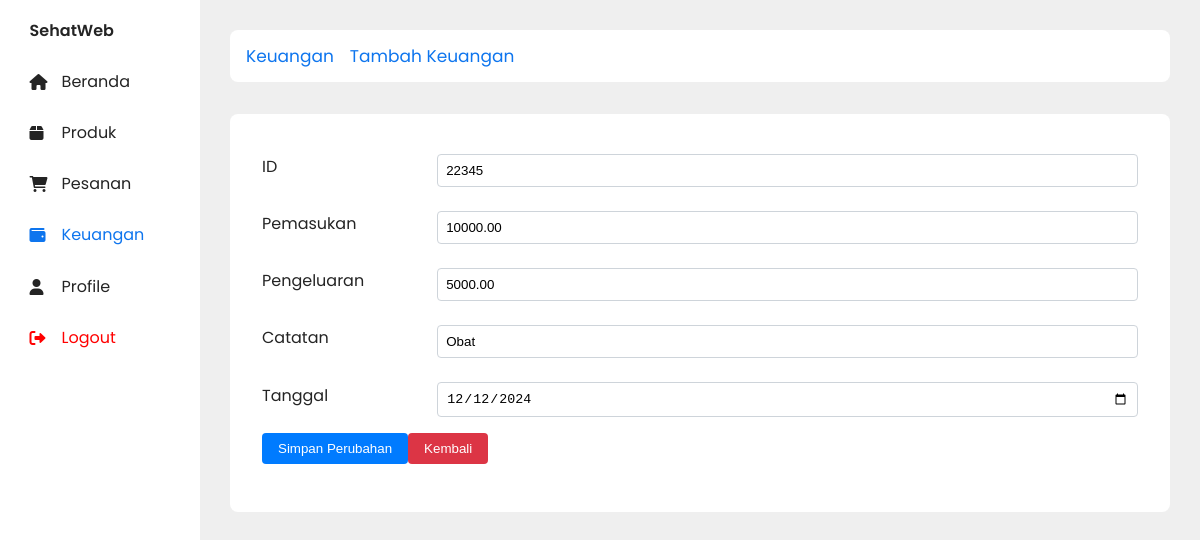
Screenshot of /tambah-keuangan.php?ubah=22345 with the database file from the repository.
### tables this page shows
CREATE TABLE `keuangan` (
  `id` int(11) NOT NULL,
  `pemasukan` decimal(15,2) DEFAULT 0.00,
  `pengeluaran` decimal(15,2) DEFAULT 0.00,
  `hasil` decimal(15,2) GENERATED ALWAYS AS (`pemasukan` - `pengeluaran`) STORED,
  `catatan` varchar(255) DEFAULT NULL,
  `tanggal` date NOT NULL DEFAULT current_timestamp()
);

### tambah-keuangan.php (the view, shortened to what this page needs)
<?php
include 'koneksi.php';
$data_keuangan = null;
if (isset($_GET['ubah'])) {
  $id_keuangan = mysqli_real_escape_string($conn, $_GET['ubah']);
  $query = "SELECT * FROM keuangan WHERE id = '$id_keuangan'";
  $result = mysqli_query($conn, $query);
  if ($result && mysqli_num_rows($result) > 0) {
    $data_keuangan = mysqli_fetch_assoc($result);
  }
}
?>
<!DOCTYPE html>
<html lang="en">
<head>
    <link rel="stylesheet" href="css/kelola.css" />
    <link href="https://cdn.jsdelivr.net/npm/sweetalert2@11.14.5/dist/sweetalert2.min.css" rel="stylesheet">
    <link href="https://cdnjs.cloudflare.com/ajax/libs/font-awesome/6.0.0-beta3/css/all.min.css" rel="stylesheet">
</head>
<body>
    <nav id="sidebar">
        <ul>
            <li>
                <span class="logo">SehatWeb</span>
            </li>
            <li>
                <a href="dashboard.php">
                    <i class="fas fa-home"></i>
                    <span>Beranda</span>
                </a>
            </li>
            <li>
                <a href="produk.php">
                    <i class="fas fa-box"></i>
                    <span>Produk</span>
                </a>
            </li>
            <li>
                <a href="pesanan.php">
                    <i class="fas fa-shopping-cart"></i>
                    <span>Pesanan</span>
                </a>
            </li>
            <li class="active">
                <a href="keuangan.php">
                    <i class="fas fa-wallet"></i>
                    <span>Keuangan</span>
                </a>
            </li>
            <li>
                <a href="profile.php">
                    <i class="fas fa-user"></i>
                    <span>Profile</span>
                </a>
            </li>
            <li>
                <a href="login.php" id="logout-link">
                    <i class="fas fa-sign-out-alt" style="color: #ff0000;"></i>
                    <span style="color: #ff0000;">Logout</span>
                </a>
            </li>
        </ul>
    </nav>
    <main>
        <div class="topnav">
            <a href="#">Keuangan</a>
            <a href="#">Tambah Keuangan</a>
        </div>
        <div class="container">
            <form action="tambah-keuangan.php" method="post" enctype="multipart/form-data">
                <div class="mb-3 row">
                    <label for="id" class="col-sm-2">ID</label>
                    <div class="col-sm-10">
                        <input type="text" name="id" id="id" placeholder="Ex: 12345678"
                            value="<?= isset($data_keuangan['id']) ? htmlspecialchars($data_keuangan['id']) : ''; ?>"
                            required>
                    </div>
                </div>
                <div class="mb-3 row">
                    <label for="pemasukan" class="col-sm-2">Pemasukan</label>
                    <div class="col-sm-10">
                        <input type="text" name="pemasukan" id="pemasukan" placeholder="Pemasukan"
                            value="<?= isset($data_keuangan['pemasukan']) ? htmlspecialchars($data_keuangan['pemasukan']) : ''; ?>"
                            required>
                    </div>
                </div>
                <div class="mb-3 row">
                    <label for="pengeluaran" class="col-sm-2">Pengeluaran</label>
                    <div class="col-sm-10">
                        <input type="text" name="pengeluaran" id="pengeluaran" placeholder="Pengeluaran"
                            value="<?= isset($data_keuangan['pengeluaran']) ? htmlspecialchars($data_keuangan['pengeluaran']) : ''; ?>"
                            required>
                    </div>
                </div>
                <div class="mb-3 row">
                    <label for="catatan" class="col-sm-2">Catatan</label>
                    <div class="col-sm-10">
                        <input type="text" name="catatan" id="catatan" placeholder="Catatan"
                            value="<?= isset($data_keuangan['catatan']) ? htmlspecialchars($data_keuangan['catatan']) : ''; ?>"
                            required>
                    </div>
                </div>
                <div class="mb-3 row">
                    <label for="tanggal" class="col-sm-2">Tanggal</label>
                    <div class="col-sm-10">
                        <input type="date" name="tanggal" id="tanggal"
                            value="<?= isset($data_keuangan['tanggal']) ? htmlspecialchars($data_keuangan['tanggal']) : ''; ?>"
                            required>
                    </div>
                </div>
                <div class="mb-3 row">
                    <?php if (isset($_GET['ubah'])) { ?>
                    <button type="submit" name="aksi" value="edit" class="btn btn-primary">
                        <i class="fa fa-floppy-o" aria-hidden="true"></i>Simpan Perubahan
                    </button>
                    <?php } else { ?>
                    <button type="submit" name="aksi" value="add" class="btn btn-primary" style="margin-right: 1rem;">
                        Tambahkan Keuangan
                    </button>
                    <?php } ?>
                    <button type="button" id="back-btn" class="btn-danger"
                        onclick="window.history.back();">Kembali</button>
                </div>
            </form>
        </div>
    </main>
</body>
</html>

### css/kelola.css (style rules this page uses)
:root { --base-clr: #ffffff; --line-clr: #cacaca; --hover-clr: #a1ccff; --text-clr: #242424; --accent-clr: #0e75ee; --secondary-text-clr: #414141; }
* { margin: 0; padding: 0; }
html { font-family: Poppins, "Segoe UI", Tahoma, Geneva, Verdana, sans-serif; line-height: 1.5rem; }
body { min-height: 100vh; min-height: 100dvh; background-color: #efefef; color: var(--text-clr); display: grid; grid-template-columns: auto 1fr; }
#sidebar { box-sizing: border-box; height: 100vh; width: 200px; padding: 5px 1rem; background-color: var(--base-clr); position: sticky; top: 0; transition: 300ms ease-in-out; overflow: hidden; text-wrap: nowrap; }
#sidebar ul { list-style: none; }
.logo { font-weight: 600; }
#sidebar i { width: 32px; }
#sidebar ul li.active a { color: var(--accent-clr); }
#sidebar a, #sidebar .logo { border-radius: 0.5em; padding: 0.85em; text-decoration: none; color: var(--text-clr); display: flex; align-items: center; }
main { padding: min(30px, 7%); }
.topnav { overflow: hidden; background-color: var(--base-clr); border-radius: 0.5rem; }
.topnav a { float: left; display: block; color: var(--accent-clr); text-align: center; padding: 14px 0 14px 16px; text-decoration: none; font-size: 17px; }
.container { width: 100%; background: #fff; padding: 2rem; margin-top: 2rem; border-radius: 8px; box-sizing: border-box; }
.mb-3 { margin-bottom: 1rem; }
.row { display: flex; align-items: center; margin-bottom: 1rem; }
.col-sm-2 { flex: 0 0 20%; max-width: 20%; }
.col-sm-10 { flex: 1; width: 100%; display: flex; justify-content: space-between; }
input, textarea { width: 100%; padding: 0.5rem; margin-top: 0.5rem; border-radius: 4px; border: 1px solid #ced4da; outline: var(--accent-clr); }
.btn-primary { padding: 0.5rem 1rem; text-decoration: none; color: #fff; border: none; border-radius: 4px; cursor: pointer; background-color: #007bff; }
.btn-danger { padding: 0.5rem 1rem; text-decoration: none; color: #fff; border: none; border-radius: 4px; cursor: pointer; background-color: #007bff; background-color: #dc3545; }

### rows the page displays
keuangan: id "22345", pemasukan "10000.00", pengeluaran "5000.00", catatan "Obat", tanggal "12/12/2024"
